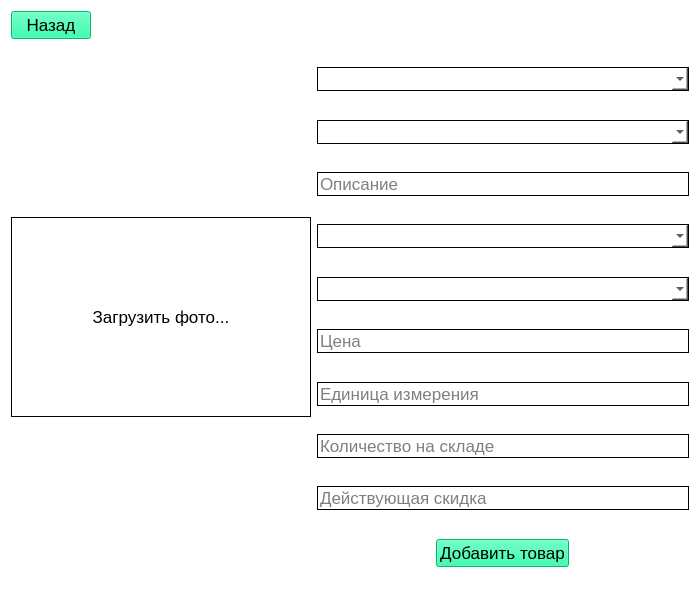
<?xml version="1.0" encoding="UTF-8"?>
<ui version="4.0">
 <class>AddProductWindow</class>
 <widget class="QWidget" name="AddProductWindow">
  <property name="geometry">
   <rect>
    <x>0</x>
    <y>0</y>
    <width>700</width>
    <height>600</height>
   </rect>
  </property>
  <property name="minimumSize">
   <size>
    <width>700</width>
    <height>600</height>
   </size>
  </property>
  <property name="windowTitle">
   <string>Добавление товара</string>
  </property>
  <property name="styleSheet">
   <string notr="true">QWidget{background-color: #FFFFFF;
font-family: &quot;Times New Roman&quot;;
font-size: 13pt;
color: black}
QLineEdit{
border: 1px solid black;
}
QPushButton{
background-color: #00FA9A
}
QComboBox{
border: 1px solid black;
}</string>
  </property>
  <layout class="QVBoxLayout" name="verticalLayout">
   <item>
    <layout class="QVBoxLayout" name="verticalLayout_3">
     <item alignment="Qt::AlignLeft">
      <widget class="QPushButton" name="go_back_btn">
       <property name="text">
        <string>Назад</string>
       </property>
      </widget>
     </item>
     <item>
      <layout class="QHBoxLayout" name="horizontalLayout">
       <item>
        <widget class="QLabel" name="photo_l">
         <property name="sizePolicy">
          <sizepolicy hsizetype="Fixed" vsizetype="Fixed">
           <horstretch>0</horstretch>
           <verstretch>0</verstretch>
          </sizepolicy>
         </property>
         <property name="minimumSize">
          <size>
           <width>300</width>
           <height>200</height>
          </size>
         </property>
         <property name="maximumSize">
          <size>
           <width>300</width>
           <height>200</height>
          </size>
         </property>
         <property name="styleSheet">
          <string notr="true">border: 1px solid black;</string>
         </property>
         <property name="text">
          <string>Загрузить фото...</string>
         </property>
         <property name="alignment">
          <set>Qt::AlignCenter</set>
         </property>
        </widget>
       </item>
       <item>
        <layout class="QVBoxLayout" name="verticalLayout_2">
         <item>
          <spacer name="verticalSpacer_2">
           <property name="orientation">
            <enum>Qt::Vertical</enum>
           </property>
           <property name="sizeHint" stdset="0">
            <size>
             <width>20</width>
             <height>40</height>
            </size>
           </property>
          </spacer>
         </item>
         <item>
          <widget class="QComboBox" name="type_cbx"/>
         </item>
         <item>
          <spacer name="verticalSpacer_12">
           <property name="orientation">
            <enum>Qt::Vertical</enum>
           </property>
           <property name="sizeHint" stdset="0">
            <size>
             <width>20</width>
             <height>40</height>
            </size>
           </property>
          </spacer>
         </item>
         <item>
          <widget class="QComboBox" name="category_cbx"/>
         </item>
         <item>
          <spacer name="verticalSpacer_3">
           <property name="orientation">
            <enum>Qt::Vertical</enum>
           </property>
           <property name="sizeHint" stdset="0">
            <size>
             <width>20</width>
             <height>40</height>
            </size>
           </property>
          </spacer>
         </item>
         <item>
          <widget class="QLineEdit" name="description_le">
           <property name="placeholderText">
            <string>Описание</string>
           </property>
          </widget>
         </item>
         <item>
          <spacer name="verticalSpacer_4">
           <property name="orientation">
            <enum>Qt::Vertical</enum>
           </property>
           <property name="sizeHint" stdset="0">
            <size>
             <width>20</width>
             <height>40</height>
            </size>
           </property>
          </spacer>
         </item>
         <item>
          <widget class="QComboBox" name="producer_cbx"/>
         </item>
         <item>
          <spacer name="verticalSpacer_5">
           <property name="orientation">
            <enum>Qt::Vertical</enum>
           </property>
           <property name="sizeHint" stdset="0">
            <size>
             <width>20</width>
             <height>40</height>
            </size>
           </property>
          </spacer>
         </item>
         <item>
          <widget class="QComboBox" name="supplier_cbx"/>
         </item>
         <item>
          <spacer name="verticalSpacer_6">
           <property name="orientation">
            <enum>Qt::Vertical</enum>
           </property>
           <property name="sizeHint" stdset="0">
            <size>
             <width>20</width>
             <height>40</height>
            </size>
           </property>
          </spacer>
         </item>
         <item>
          <widget class="QLineEdit" name="price_le">
           <property name="placeholderText">
            <string>Цена</string>
           </property>
          </widget>
         </item>
         <item>
          <spacer name="verticalSpacer_7">
           <property name="orientation">
            <enum>Qt::Vertical</enum>
           </property>
           <property name="sizeHint" stdset="0">
            <size>
             <width>20</width>
             <height>40</height>
            </size>
           </property>
          </spacer>
         </item>
         <item>
          <widget class="QLineEdit" name="unit_measure_le">
           <property name="placeholderText">
            <string>Единица измерения</string>
           </property>
          </widget>
         </item>
         <item>
          <spacer name="verticalSpacer_8">
           <property name="orientation">
            <enum>Qt::Vertical</enum>
           </property>
           <property name="sizeHint" stdset="0">
            <size>
             <width>20</width>
             <height>40</height>
            </size>
           </property>
          </spacer>
         </item>
         <item>
          <widget class="QLineEdit" name="amount_le">
           <property name="placeholderText">
            <string>Количество на складе</string>
           </property>
          </widget>
         </item>
         <item>
          <spacer name="verticalSpacer_9">
           <property name="orientation">
            <enum>Qt::Vertical</enum>
           </property>
           <property name="sizeHint" stdset="0">
            <size>
             <width>20</width>
             <height>40</height>
            </size>
           </property>
          </spacer>
         </item>
         <item>
          <widget class="QLineEdit" name="discount_le">
           <property name="placeholderText">
            <string>Действующая скидка</string>
           </property>
          </widget>
         </item>
         <item>
          <spacer name="verticalSpacer_10">
           <property name="orientation">
            <enum>Qt::Vertical</enum>
           </property>
           <property name="sizeHint" stdset="0">
            <size>
             <width>20</width>
             <height>40</height>
            </size>
           </property>
          </spacer>
         </item>
         <item alignment="Qt::AlignHCenter">
          <widget class="QPushButton" name="add_product_btn">
           <property name="text">
            <string>Добавить товар</string>
           </property>
          </widget>
         </item>
         <item>
          <spacer name="verticalSpacer_11">
           <property name="orientation">
            <enum>Qt::Vertical</enum>
           </property>
           <property name="sizeHint" stdset="0">
            <size>
             <width>20</width>
             <height>40</height>
            </size>
           </property>
          </spacer>
         </item>
        </layout>
       </item>
      </layout>
     </item>
    </layout>
   </item>
  </layout>
 </widget>
 <resources/>
 <connections/>
</ui>
